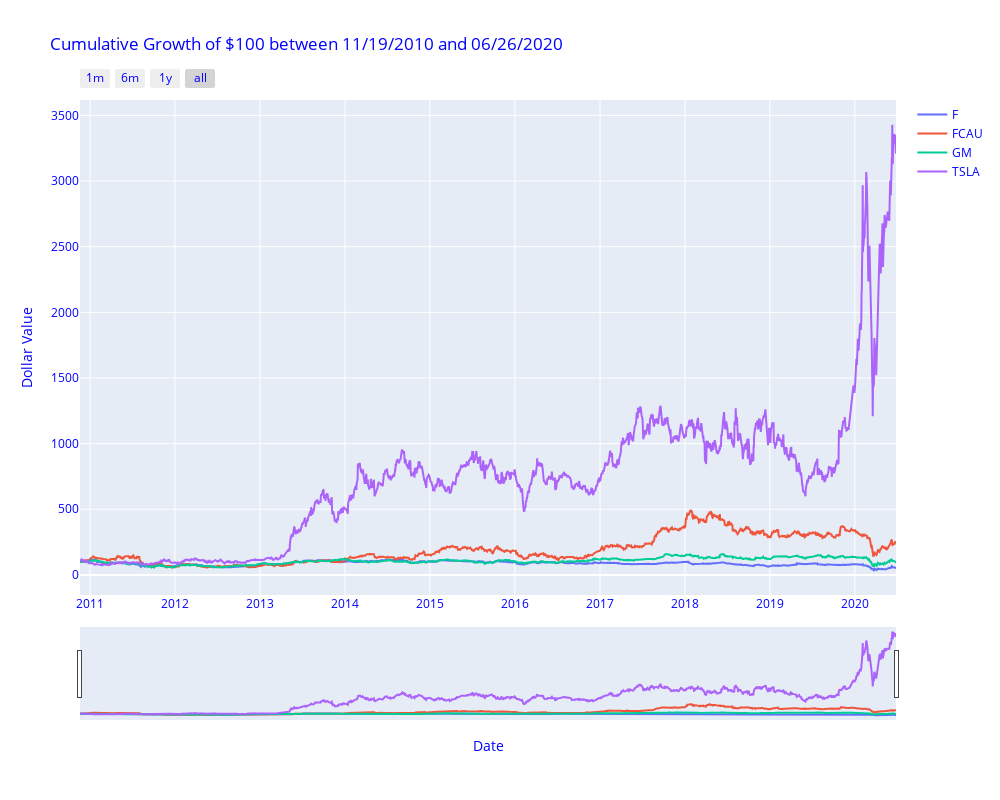

Source (notebook cell):
### Markdown cell above
## Main function

### Code cell
if __name__ == "__main__": 
#     ticker_list = input("Please input valid tickers: ")
#     ticker_list = "MSFT BABA AAPL GOOG FB AMZN"
    ticker_list='TSLA GM F FCAU'
    main(ticker_list)

### Figure 1 — Plotly figure (JSON) as saved in the notebook; plotly's stock layout.template omitted (floating-point values rounded to 4 significant figures; data arrays with more than 128 entries replaced by an {"elided": "..."} marker saying what was removed)
{"data": [{"name": "F", "type": "scatter", "x": {"elided": "2416 str values"}, "y": {"elided": "2416 float values"}}, {"name": "FCAU", "type": "scatter", "x": {"elided": "2416 str values"}, "y": {"elided": "2416 float values"}}, {"name": "GM", "type": "scatter", "x": {"elided": "2416 str values"}, "y": {"elided": "2416 float values"}}, {"name": "TSLA", "type": "scatter", "x": {"elided": "2416 str values"}, "y": {"elided": "2416 float values"}}], "layout": {"autosize": false, "font": {"color": "#0000ff"}, "height": 800, "title": {"text": "Cumulative Growth of $100 between 11/19/2010 and 06/26/2020"}, "width": 1000, "xaxis": {"rangeselector": {"buttons": [{"count": 1, "label": "1m", "step": "month", "stepmode": "backward"}, {"count": 6, "label": "6m", "step": "month", "stepmode": "backward"}, {"count": 1, "label": "1y", "step": "year", "stepmode": "backward"}, {"step": "all"}]}, "rangeslider": {"visible": true}, "title": {"text": "Date"}, "type": "date"}, "yaxis": {"title": {"text": "Dollar Value"}}}}
